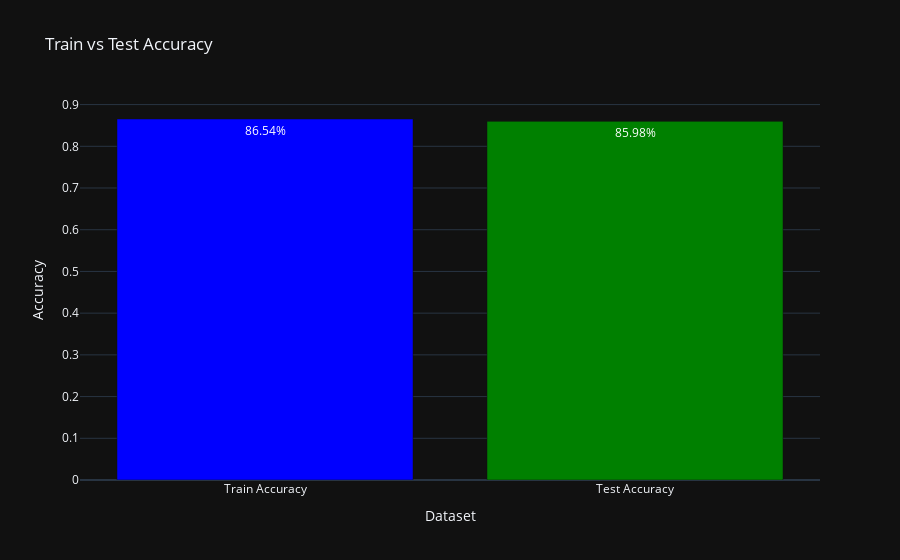
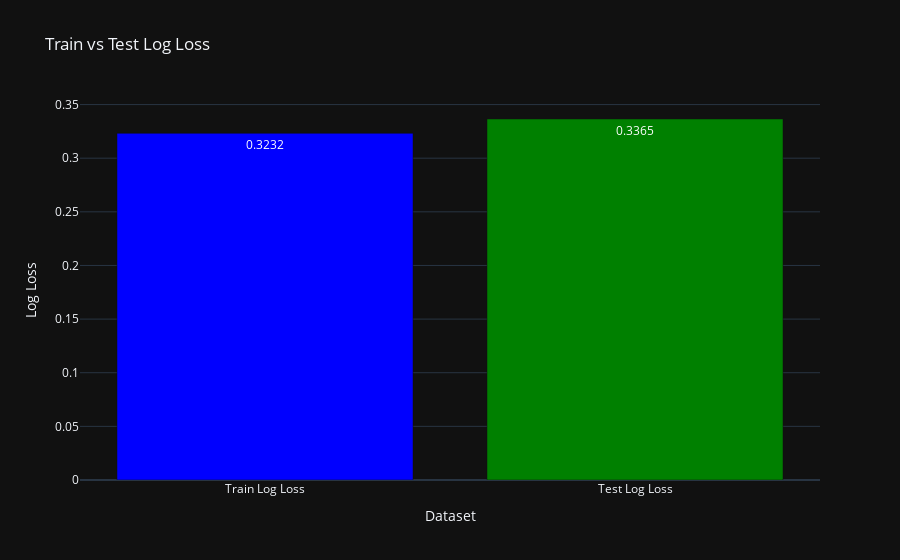
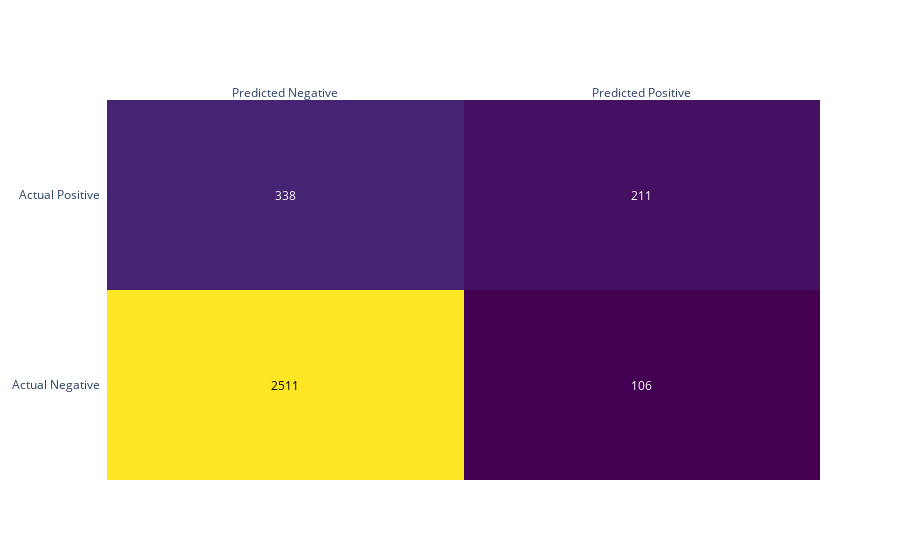

Source (notebook cell) for these figures, in order:
### Code cell
import pandas as pd
import plotly.graph_objects as go
from sklearn.linear_model import LogisticRegression
from sklearn.model_selection import train_test_split
from sklearn.metrics import accuracy_score, log_loss, confusion_matrix
import plotly.figure_factory as ff

# Assuming 'df' is your Pandas DataFrame with features and 'label' columns
df = dataset_orig_panel19_train_df  # Replace with your actual DataFrame

# Split the DataFrame into features and labels
X = df.drop(['label'], axis=1)
y = df['label']

# Split the data into training and testing sets
X_train, X_test, y_train, y_test = train_test_split(X, y, test_size=0.2, random_state=42)

# Initialize the model
model = LogisticRegression()

# Train the model
model.fit(X_train, y_train)

# Predictions
y_train_pred = model.predict(X_train)
y_test_pred = model.predict(X_test)

# Probability predictions for log loss calculation
y_train_pred_proba = model.predict_proba(X_train)
y_test_pred_proba = model.predict_proba(X_test)

# Calculate accuracy and log loss
train_accuracy = accuracy_score(y_train, y_train_pred)
test_accuracy = accuracy_score(y_test, y_test_pred)
train_loss = log_loss(y_train, y_train_pred_proba)
test_loss = log_loss(y_test, y_test_pred_proba)

# Generate confusion matrix for test data
cm = confusion_matrix(y_test, y_test_pred)
cm_figure = ff.create_annotated_heatmap(z=cm, x=['Predicted Negative', 'Predicted Positive'], y=['Actual Negative', 'Actual Positive'], colorscale='Viridis')

# Bar graph for accuracy
accuracy_fig = go.Figure()
accuracy_fig.add_trace(go.Bar(x=['Train Accuracy', 'Test Accuracy'],
                              y=[train_accuracy, test_accuracy],
                              marker_color=['blue', 'green'],
                              text=[f"{train_accuracy:.2%}", f"{test_accuracy:.2%}"],
                              textposition='auto'))

accuracy_fig.update_layout(title='Train vs Test Accuracy',
                           xaxis_title='Dataset',
                           yaxis_title='Accuracy',
                           template='plotly_dark',
                           showlegend=False)

# Bar graph for log loss
loss_fig = go.Figure()
loss_fig.add_trace(go.Bar(x=['Train Log Loss', 'Test Log Loss'],
                          y=[train_loss, test_loss],
                          marker_color=['blue', 'green'],
                          text=[f"{train_loss:.4f}", f"{test_loss:.4f}"],
                          textposition='auto'))

loss_fig.update_layout(title='Train vs Test Log Loss',
                       xaxis_title='Dataset',
                       yaxis_title='Log Loss',
                       template='plotly_dark',
                       showlegend=False)

# Show plots
accuracy_fig.show()
loss_fig.show()
cm_figure.show()

### Figure 1 — Plotly figure (JSON) as saved in the notebook; plotly's stock layout.template omitted (floating-point values rounded to 4 significant figures)
{"data": [{"marker": {"color": ["blue", "green"]}, "text": ["86.54%", "85.98%"], "textposition": "auto", "type": "bar", "x": ["Train Accuracy", "Test Accuracy"], "y": [0.8654, 0.8598]}], "layout": {"showlegend": false, "title": {"text": "Train vs Test Accuracy"}, "xaxis": {"title": {"text": "Dataset"}}, "yaxis": {"title": {"text": "Accuracy"}}}}

### Figure 2 — Plotly figure (JSON) as saved in the notebook; plotly's stock layout.template omitted (floating-point values rounded to 4 significant figures)
{"data": [{"marker": {"color": ["blue", "green"]}, "text": ["0.3232", "0.3365"], "textposition": "auto", "type": "bar", "x": ["Train Log Loss", "Test Log Loss"], "y": [0.3232, 0.3365]}], "layout": {"showlegend": false, "title": {"text": "Train vs Test Log Loss"}, "xaxis": {"title": {"text": "Dataset"}}, "yaxis": {"title": {"text": "Log Loss"}}}}

### Figure 3 — Plotly figure (JSON) as saved in the notebook; plotly's stock layout.template omitted (floating-point values rounded to 4 significant figures)
{"data": [{"colorscale": [[0, "#440154"], [0.1111, "#482878"], [0.2222, "#3e4989"], [0.3333, "#31688e"], [0.4444, "#26828e"], [0.5556, "#1f9e89"], [0.6667, "#35b779"], [0.7778, "#6ece58"], [0.8889, "#b5de2b"], [1, "#fde725"]], "reversescale": false, "showscale": false, "type": "heatmap", "x": ["Predicted Negative", "Predicted Positive"], "y": ["Actual Negative", "Actual Positive"], "z": [[2511, 106], [338, 211]]}], "layout": {"annotations": [{"font": {"color": "#000000"}, "showarrow": false, "text": "2511", "x": "Predicted Negative", "xref": "x", "y": "Actual Negative", "yref": "y"}, {"font": {"color": "#FFFFFF"}, "showarrow": false, "text": "106", "x": "Predicted Positive", "xref": "x", "y": "Actual Negative", "yref": "y"}, {"font": {"color": "#FFFFFF"}, "showarrow": false, "text": "338", "x": "Predicted Negative", "xref": "x", "y": "Actual Positive", "yref": "y"}, {"font": {"color": "#FFFFFF"}, "showarrow": false, "text": "211", "x": "Predicted Positive", "xref": "x", "y": "Actual Positive", "yref": "y"}], "xaxis": {"dtick": 1, "gridcolor": "rgb(0, 0, 0)", "side": "top", "ticks": ""}, "yaxis": {"dtick": 1, "ticks": "", "ticksuffix": "  "}}}
